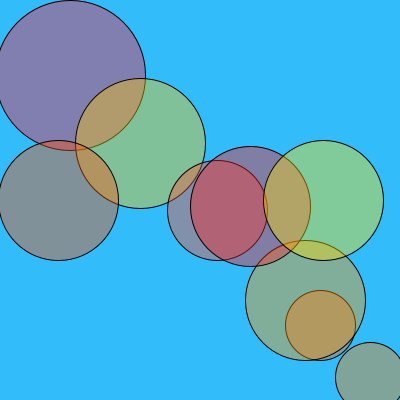
Frame 1 (no input)
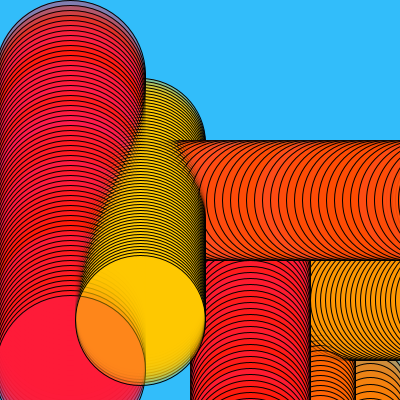
Frame 60 (the mouse pressed at the canvas centre just before this capture)
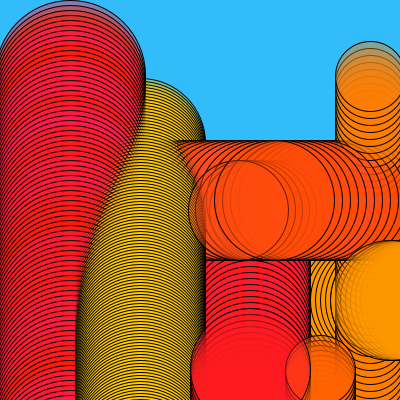
Frame 120 (the mouse held since frame 60 and released just before this capture)

The Processing sketch that drew these frames (run headless with seeded random() and noise(); from frame 60 on, the mouse is pressed at the canvas centre):

// Processing sketch: processing_23042
// ── processing_23042.pde

Thing thing1;
Thing thing2;
Thing thing3;
Thing thing4;
Thing thing5;
Thing thing6;
Thing thing7;
Thing thing8;
Thing thing14;

int tr = 0;

void setup () {
  size (400, 400);
  background (50,189,250);

  thing1 = new Thing (70, 70, 150, 5,25);
  thing2 = new Thing (140, 140, 130, 3,200);
  thing3 = new Thing (210, 210, 100, 7,75);
  thing4 = new Thing (320, 320, 70, 5,100);
  thing14 = new Thing (370, 370, 70, 7, 125);
  thing5 = new Thing (300, 300, 120,5, 150);
  thing6 = new Thing (50, 200, 120,8,75);
  thing7 = new Thing (250, 200, 120,6,25);
  thing8 = new Thing (320, 200, 120,3,225);

  while (tr < 100) {

    tr++;
  }
}

void draw () {


  thing1.move();
  thing2.move();
  thing3.movexd();
  thing4.move();
  thing5.movexd();
  thing6.movexd();
  thing7.move();
  thing8.movexd();
  thing14.move();
}

//name the class
class Thing {

  //date (variables)

  float xpos;
  float ypos;
  float radius;
  float speed;
  int colorx;

  //constructor
  Thing (float tempX, float tempY, float tempRadius, float tempSpeed, int tempColorx) {
    xpos = tempX;
    ypos = tempY;
    radius = tempRadius;
    speed = tempSpeed;
    colorx = tempColorx;
  }

  //methods and functions



  void move () {
    ypos =ypos+speed;
    if ((ypos > height+240) || (ypos<-240)) {
      speed *= -1;
    }


    fill (255, colorx,random(126)-colorx,98 );

    ellipse (xpos, ypos, radius, radius);
  }

  void movexd () {
    xpos = xpos+speed;
    if ((xpos > width+240) || (xpos < -240)) {
      speed *= -1;
    }

    fill (255, colorx, random(126)-colorx,98);

    ellipse (xpos, ypos, radius, radius);
  }
}

                
